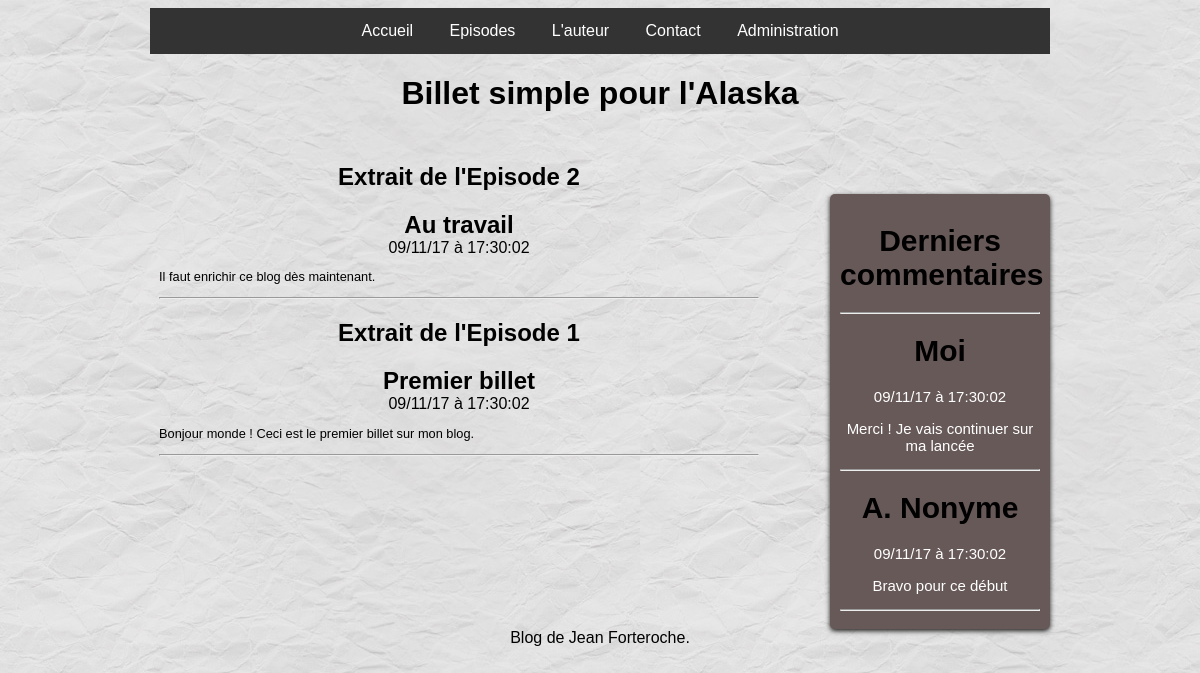
The app's page /index.php?action=episodes with its own data.
### tables this page shows
create table T_BILLET (
  BIL_ID integer primary key auto_increment,
  BIL_DATE datetime not null,
  BIL_TITRE varchar(100) not null,
  BIL_CONTENU varchar(400) not null
);

create table T_COMMENTAIRE (
  COM_ID integer primary key auto_increment,
  COM_DATE datetime not null,
  COM_AUTEUR varchar(100) not null,
  COM_CONTENU varchar(200) not null,
  BIL_ID integer not null,
  COM_SIGNALEMENT int not null,
  constraint fk_com_bil foreign key(BIL_ID) references T_BILLET(BIL_ID) ON DELETE CASCADE
);

### core/view.php (called while the page is built, shortened)
<?php
class view {
    public function render($view, $params=null)
    {
        include_once(VIEW . $view . '.php');
        $contenu = ob_get_clean();
        include_once(VIEW . 'gabarit.php');
    }
}

### controlleur/episodes.php (called while the page is built, shortened)
<?php
class episodes {
    public function listeEpisodes(){
        $multiBillet = new billetManager;
        $multiBills = $multiBillet->getBillets();
        $multiCommentaire = new commentaireManager;
        $multiComms = $multiCommentaire->getCommentaireSide();
        $view = new view();
        $view->render('episodes', array('title' => 'Episodes', 'multiBills' => $multiBills, 'multiComms' => $multiComms));
    }
}

### index.php (called while the page is built, shortened)
<?php
$routeur = new Routeur();
$routeur->routerRequete();

### entity/billetManager.php (called while the page is built, shortened)
<?php
class billetManager extends bddmanager
{
    public function getBillets()
    {
        $bdd = $this->bdd;
        $query = "SELECT * FROM T_BILLET ORDER BY BIL_ID DESC";
        $req = $bdd->prepare($query);
        $req->execute();
        while ($row = $req->fetch(PDO::FETCH_ASSOC)) {
            $billet = new Billet();
            $billet->hydrate($row);
            $billets[] = $billet;
        };
           return $billets;
    }
}

### entity/Billet.php (called while the page is built, shortened)
<?php
class Billet
{
    protected $bilId;
    protected $bilDate;
    protected $bilTitre;
    protected $bilContenu;
    public function hydrate($donnees)
    {
        foreach ($donnees as $attribut => $valeur)
        {
            $methode = 'set'.str_replace(' ', '', ucwords(str_replace('_', ' ', $attribut)));
        }
    }
    public function getbilId()
    {
        return $this->bilId;
    }
    public function setbilId($bilId)
    {
        $this->bilId = $bilId;
    }
    public function getbilDate()
    {
        $mynewdate = date("d/m/y" . ' à ' . "H:i:s", strtotime($this->bilDate));
        return $mynewdate;
    }
    public function setbilDate($bilDate)
    {
        $this->bilDate = $bilDate;
    }
    public function getbilTitre()
    {
        return $this->bilTitre;
    }
    public function setbilTitre($bilTitre)
    {
        $this->bilTitre = $bilTitre;
    }
    public function getbilContenu()
    {
        return $this->bilContenu;
    }
    public function setbilContenu($bilContenu)
    {
        $this->bilContenu = $bilContenu;
    }
}

### entity/commentaireManager.php (called while the page is built, shortened)
<?php
class commentaireManager extends bddmanager
{
    public function getCommentaireSide()
    {
        $bdd = $this->bdd;
        $query = "SELECT * FROM t_commentaire ORDER BY COM_ID DESC LIMIT 0,3";
        $req = $bdd->prepare($query);
        $req->execute();
            while ($row = $req->fetch(PDO::FETCH_ASSOC))
                {
                    $commentaire = new Commentaire();
                    $commentaire->hydrate($row);
                    $commentaires[] = $commentaire;
                }
        return $commentaires;
    }
}

### entity/Commentaire.php (called while the page is built, shortened)
<?php
class Commentaire
{
    protected $comDate;
    protected $comAuteur;
    protected $comContenu;
    public function hydrate($donnees)
    {
        foreach ($donnees as $attribut => $valeur)
        {
            $methode = 'set'.str_replace(' ', '', ucwords(str_replace('_', ' ', $attribut)));
        }
    }
    public function getcomDate()
    {
        $mynewdate = date("d/m/y" . ' à ' . "H:i:s", strtotime($this->comDate));
        return $mynewdate;
    }
    public function setcomDate($comDate)
    {
        $this->comDate = $comDate;
    }
    public function getcomAuteur()
    {
        return $this->comAuteur;
    }
    public function setcomAuteur($comAuteur)
    {
        $this->comAuteur = $comAuteur;
    }
    public function getcomContenu()
    {
        return $this->comContenu;
    }
    public function setcomContenu($comContenu)
    {
        $this->comContenu = $comContenu;
    }
}

### view/episodes.php (the view)
<div id="contenu">
    <?php if (is_array($multiBills)) : ?>
        <?php foreach ($multiBills as $billets): ?>
            <article>
                <h1 class="numeroBillet">Extrait de l'Episode <?php echo $billets->getbilId(); ?></h1>
                <header>
                    <a href="<?= "index.php?action=billet&id=" . $billets->getbilId(); ?>">
                        <h1 class="titreBillet"><?php echo $billets->getbilTitre(); ?></h1>
                    </a>
                    <time><?php echo $billets->getbilDate(); ?></time>
                </header>
                <p><?php echo $billets->getbilContenu(); ?></p>
            </article>
            <hr />
        <?php endforeach; ?>
    <?php endif; ?>
</div>
<div id="bloc_droite">
    <h1>Derniers commentaires</h1>
    <hr />
    <?php if (is_array($multiComms)) : ?>
        <?php foreach ($multiComms as $commentaires): ?>
            <header>
                <h1 class="titreCommentaire"><?php echo $commentaires->getcomAuteur(); ?></h1>
                <time><?php echo $commentaires->getcomDate(); ?></time>
            </header>
            <p><?php echo $commentaires->getcomContenu(); ?></p>
            <hr />
        <?php endforeach; ?>
    <?php endif; ?>
</div>

### core/Routeur.php (shortened to what this page needs)
<?php
class Routeur {
    private $ctrlAccueil;
    private $ctrlEpisodes;
    private $ctrlErreur;
    public function __construct() {
        $this->ctrlAccueil = new accueil();
        $this->ctrlEpisodes = new episodes();
        $this->ctrlErreur = new erreur();
    }
    public function routerRequete() {
        try {
            if (isset($_GET['action'])) {
                $action = $_GET['action'];
                switch ($action) {
                    case 'episodes' :
                        $this->ctrlEpisodes->listeEpisodes();
                        break;
                }
            }
            else {
                $this->ctrlAccueil->index();
            }
        }
        catch (Exception $e) {
          $this->ctrlErreur->erreur();
        }
    }
}

### view/gabarit.php (shortened to what this page needs)
<!doctype html>
<html lang="fr">
<head>
    <link rel="stylesheet" href="assets/style.css" />
</head>
<body>
<div id="global">
    <div id="Menu">
        <ul>
            <li><a href="<?= "index.php"?>"> Accueil </a></li>
            <li><a href="<?= "index.php?action=episodes"?>">Episodes</a></li>
            <li><a href="<?= "index.php?action=auteur"?>">L'auteur</a></li>
            <li><a href="<?= "index.php?action=contact"?>">Contact</a></li>
            <li><a href="<?= "index.php?action=administration"?>">Administration</a></li>
        </ul>
    </div>
    <header>
        <a href="<?= "index.php"?>"><h1 id="titreBlog">Billet simple pour l'Alaska</h1></a>
    </header>
    <?php echo $contenu; ?>
    <footer>
        <p>Blog de Jean Forteroche.</p>
    </footer>
</div>
</body>
</html>

### assets/style.css (style rules this page uses)
html, body { height: auto; }
body { color: black; background-image: url(arriere.jpg); font-family: 'Futura-Medium', 'Futura', 'Trebuchet MS', sans-serif; }
h1 { color: black; }
.titreBillet { margin-bottom : 0px; }
#global { width : 900px; margin : auto; text-align: center; height:auto; }
article header { text-align:center; }
#titreBlog, #piedBlog { text-align: center; }
#contenu { margin : 9px; width : 600px; height : auto; float:left; text-align:left; min-height:460px; }
article { text-align:left; }
#contenu .numeroBillet { text-align:center; }
#contenu p { font-size : 0.8em; }
a:link { text-decoration:none; }
#bloc_droite { float:right; width: 200px; margin-top:60px; background-color: #685959; box-shadow: 0px 2px 5px #1c1a19; border-radius: 5px; padding: 10px; color: white; font-size: 15px; height:auto; }
footer { clear:both; bottom:0; width:100%; }
ul { list-style-type: none; margin: 0; padding: 0; overflow: hidden; background-color: #333; }
li { display:inline-block; text-align:center; }
li a { display: block; color: white; text-align: center; padding: 14px 16px; text-decoration: none; }

### records on screen
t_billet: BIL_ID "2", BIL_TITRE "Au travail", BIL_DATE "09/11/17 à 17:30:02", BIL_CONTENU "Il faut enrichir ce blog dès maintenant."
t_billet: BIL_ID "1", BIL_TITRE "Premier billet", BIL_DATE "09/11/17 à 17:30:02", BIL_CONTENU "Bonjour monde ! Ceci est le premier billet sur mon blog."
t_commentaire: COM_AUTEUR "Moi", COM_DATE "09/11/17 à 17:30:02", COM_CONTENU "Merci ! Je vais continuer sur ma lancée"
t_commentaire: COM_AUTEUR "A. Nonyme", COM_DATE "09/11/17 à 17:30:02", COM_CONTENU "Bravo pour ce début"
